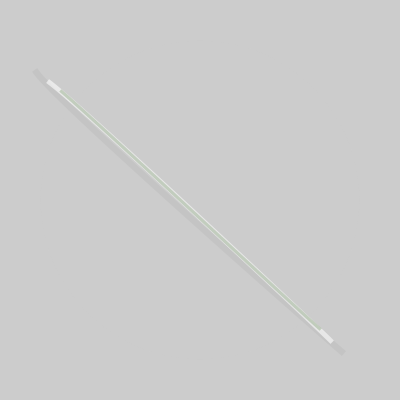
Frame 1 (no input)
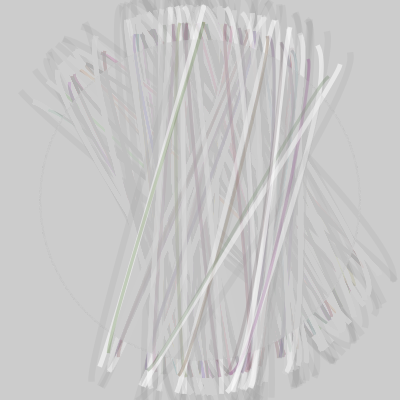
Frame 60 (the mouse pressed at the canvas centre just before this capture)
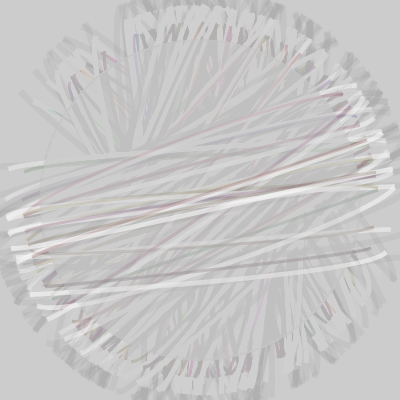
Frame 120 (the mouse held since frame 60 and released just before this capture)

The Processing sketch that drew these frames (run headless with seeded random() and noise(); from frame 60 on, the mouse is pressed at the canvas centre):

// Processing sketch: processing_56688
// ── processing_56688.pde


int mainRadius = 120;
int oX,oY;
float angle;

void setup() {
  size(400,400);
  oX = 0;//width/2;
  oY = 0;//height/2;
  
  angle = random(360);
  stroke( random(55)+100,random(100)+50,random(100)+50,40 );
  strokeCap( PROJECT );
  
  noFill();
}

void draw(){

  noStroke();
  fill(200,200,200,8);
  rect(0,0,width,height);
  noFill();
  pushMatrix();
  translate( width/2, height/2);
  scale( 1+noise(random(0,0.05) ) );
  angle ++;
  if(angle>360) angle-=360; 
  float oldAngle = angle +(random(64)-36);
  float newAngle = angle-180 +(random(64)-36);

  strokeWeight( 4 );
  stroke( 0,0,0,10 );
  drawCurve( oldAngle, newAngle, mainRadius+10 );
  
  strokeWeight( 3 );
  stroke( 255,255,255,150 );
  drawCurve( oldAngle, newAngle, mainRadius );

  strokeWeight( 2 );
  stroke( random(55)+100,random(100)+50,random(100)+50,80 );
  drawCurve( oldAngle, newAngle, mainRadius-10 );
//noLoop();
  noStroke();
  fill(200,200,200,18);
  ellipse( oX,oY, 200,200 );
  fill(200,200,200,255);
 // ellipse( oX,oY, 160,160 );
  popMatrix();
  /*
    pushMatrix();
  translate( width/2.7, height/2.7 );
    
    for( int f = 60; f > 15; f-=1 ) {
        noFill();
        fill( 200,200,200,25-(f/3));
        ellipse(0,0,f*2,f*2);
    }
  popMatrix();
  */
}

void drawCurve( float oldAngle, float newAngle, float mRadius ) {
  curve(  oX+(random(mRadius)-mRadius/2), oX+(random(mRadius)-mRadius/2),
          //oX +cos(  radians(angle))*mainRadius, oY + sin(radians(angle))*mainRadius,
          oX +cos(radians(oldAngle))*mRadius, oY + sin(radians(oldAngle))*mRadius,  
          oX +cos(radians(newAngle))*mRadius, oY + sin(radians(newAngle))*mRadius, 
          oX+(random(mRadius)-mRadius/2), oX+(random(mRadius)-mRadius/2)
          //oX +cos(radians(newAngle))*mainRadius, oY + sin(radians(newAngle))*mainRadius
          );  
}
